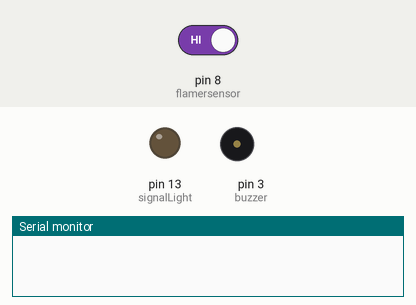
Simulated run of this sketch. Board: Arduino Uno, built with avr-gcc and run on an emulated ATmega328P. On the bench: output pins drawn as LEDs (lit = HIGH), buzzer (waves = sounding, pin HIGH), the last lines printed to the serial monitor. Inputs (shaded band) come from the test bench; at power-on: pin 8 (flamersensor) HIGH.

Above: at 1.2 s.
1.3 s: pin 8 (flamersensor) driven LOW
At 1.8 s:
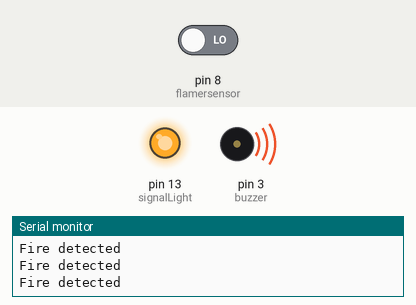
4.3 s: pin 8 (flamersensor) driven HIGH
At 5.0 s:
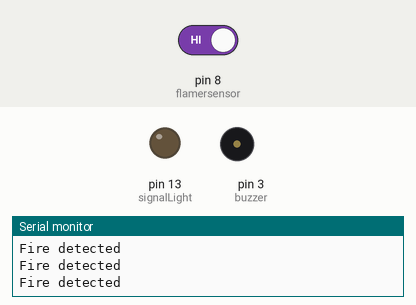
Timing chart, 0 to 7.3 s (numbered marks = the images above; inputs shaded):
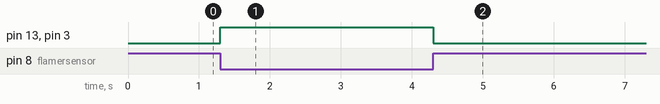

Measured:
- after the input at 1.3 s, pin 13 (signalLight), pin 3 (buzzer): LOW → HIGH at once
- after the input at 4.3 s, pin 13 (signalLight), pin 3 (buzzer): HIGH → LOW at once

The sketch:

ReadFireSensorValue.ino
```cpp
int flamersensor = 8;
int buzzer = 3;
int signalLight = 13;
int flame = LOW;

int fire_detected(){
	Serial.println("Fire detected");
	digitalWrite(signalLight, HIGH);
	digitalWrite(buzzer, HIGH);
	delay(100);
	digitalWrite(buzzer, LOW);
}

int no_fire(){
	digitalWrite(buzzer, LOW);
	digitalWrite(signalLight, LOW);
}

void setup() {
  Serial.begin(9600);
  pinMode(flamersensor, INPUT);
  pinMode(buzzer, OUTPUT);
  pinMode(signalLight, OUTPUT);
}

void loop(){
	flame = digitalRead(flamersensor);

	if(flame == LOW){
		fire_detected();
	}
	else{
		no_fire();
	}
}
```
